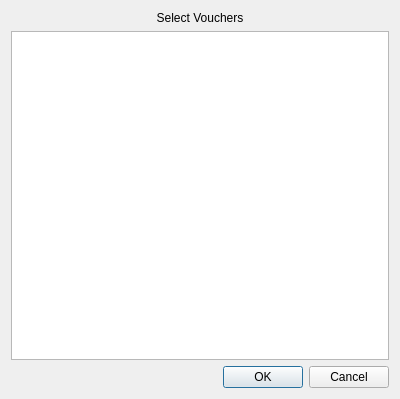
<?xml version="1.0" encoding="UTF-8"?>
<ui version="4.0">
 <class>ImportVoucherList</class>
 <widget class="QWidget" name="ImportVoucherList">
  <property name="geometry">
   <rect>
    <x>0</x>
    <y>0</y>
    <width>400</width>
    <height>399</height>
   </rect>
  </property>
  <property name="windowTitle">
   <string>Form</string>
  </property>
  <layout class="QVBoxLayout" name="verticalLayout">
   <item>
    <widget class="QLabel" name="label">
     <property name="text">
      <string>Select Vouchers</string>
     </property>
     <property name="alignment">
      <set>Qt::AlignCenter</set>
     </property>
    </widget>
   </item>
   <item>
    <widget class="QTableWidget" name="tableWidget"/>
   </item>
   <item>
    <widget class="QDialogButtonBox" name="buttonBox">
     <property name="standardButtons">
      <set>QDialogButtonBox::Cancel|QDialogButtonBox::Ok</set>
     </property>
    </widget>
   </item>
  </layout>
 </widget>
 <resources/>
 <connections/>
</ui>
